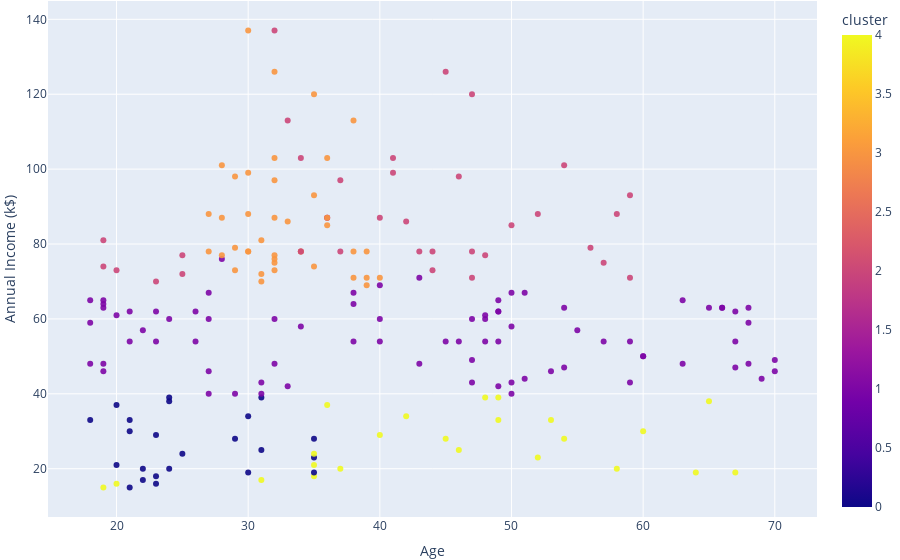

Here is the notebook cell this chart was saved with:
### Code cell
fig = px.scatter(X, x='Age', y='Annual Income (k$)', color='cluster', opacity=0.9)
fig.update_layout(margin=dict(l=1, r=1, b=1, t=1))

### Figure 1 — Plotly figure (JSON) as saved in the notebook; plotly's stock layout.template omitted (floating-point values rounded to 4 significant figures; data arrays with more than 128 entries replaced by an {"elided": "..."} marker saying what was removed)
{"data": [{"hovertemplate": "Age=%{x}<br>Annual Income (k$)=%{y}<br>cluster=%{marker.color}<extra></extra>", "legendgroup": "", "marker": {"color": {"elided": "200 int values"}, "coloraxis": "coloraxis", "opacity": 0.9, "symbol": "circle"}, "mode": "markers", "name": "", "orientation": "v", "showlegend": false, "type": "scatter", "x": {"elided": "200 int values"}, "xaxis": "x", "y": {"elided": "200 int values"}, "yaxis": "y"}], "layout": {"coloraxis": {"colorbar": {"title": {"text": "cluster"}}, "colorscale": [[0, "#0d0887"], [0.1111, "#46039f"], [0.2222, "#7201a8"], [0.3333, "#9c179e"], [0.4444, "#bd3786"], [0.5556, "#d8576b"], [0.6667, "#ed7953"], [0.7778, "#fb9f3a"], [0.8889, "#fdca26"], [1, "#f0f921"]]}, "legend": {"tracegroupgap": 0}, "margin": {"b": 1, "l": 1, "r": 1, "t": 1}, "xaxis": {"anchor": "y", "domain": [0, 1], "title": {"text": "Age"}}, "yaxis": {"anchor": "x", "domain": [0, 1], "title": {"text": "Annual Income (k$)"}}}}
